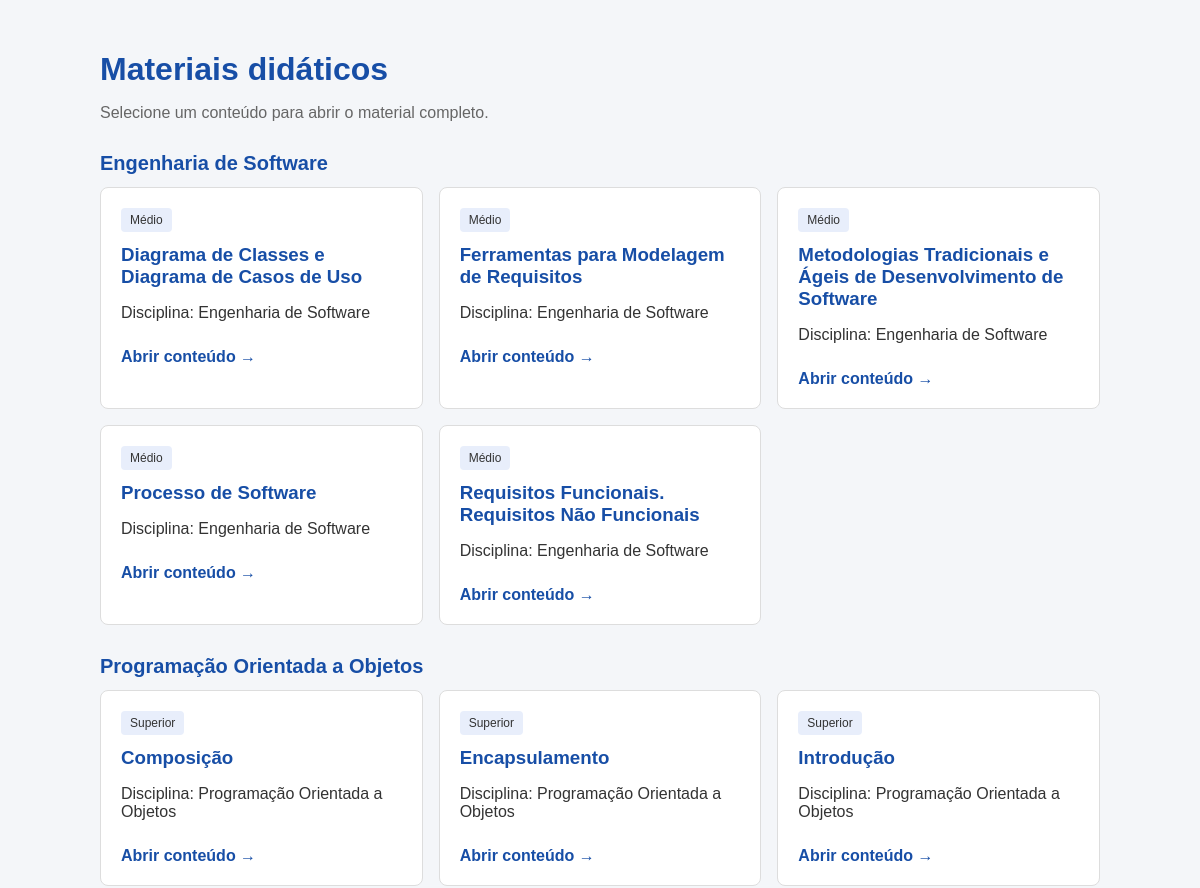
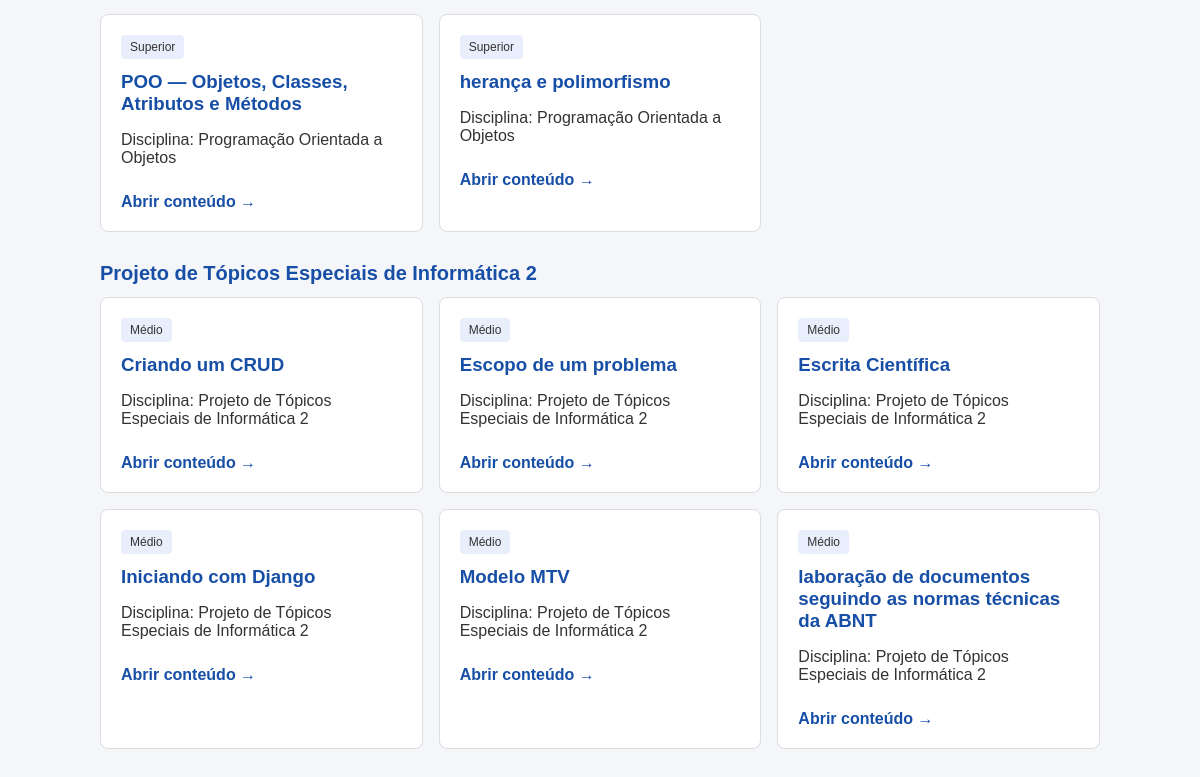
The page /conteudos/ on the database as committed earlier (2 pictures, top to bottom).
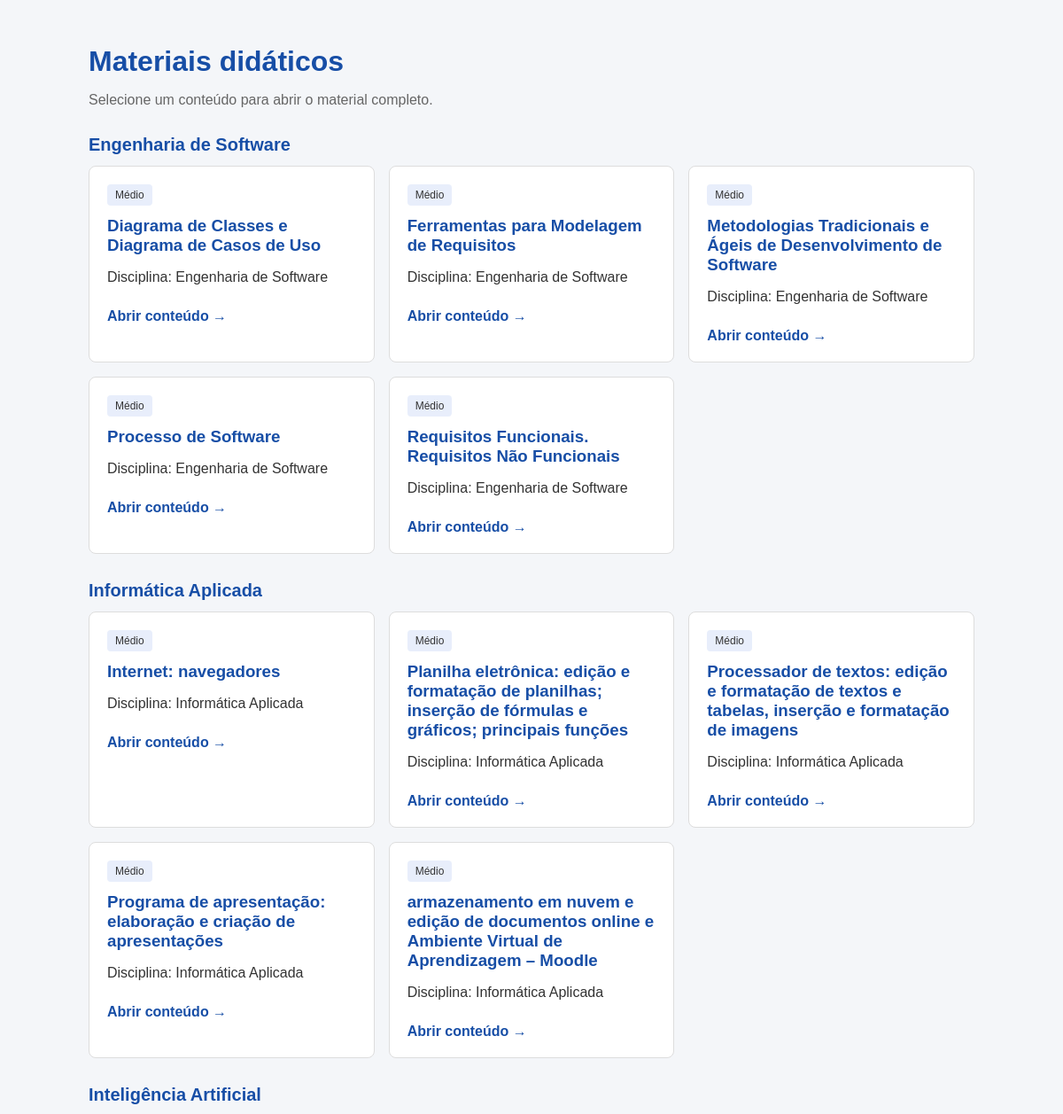
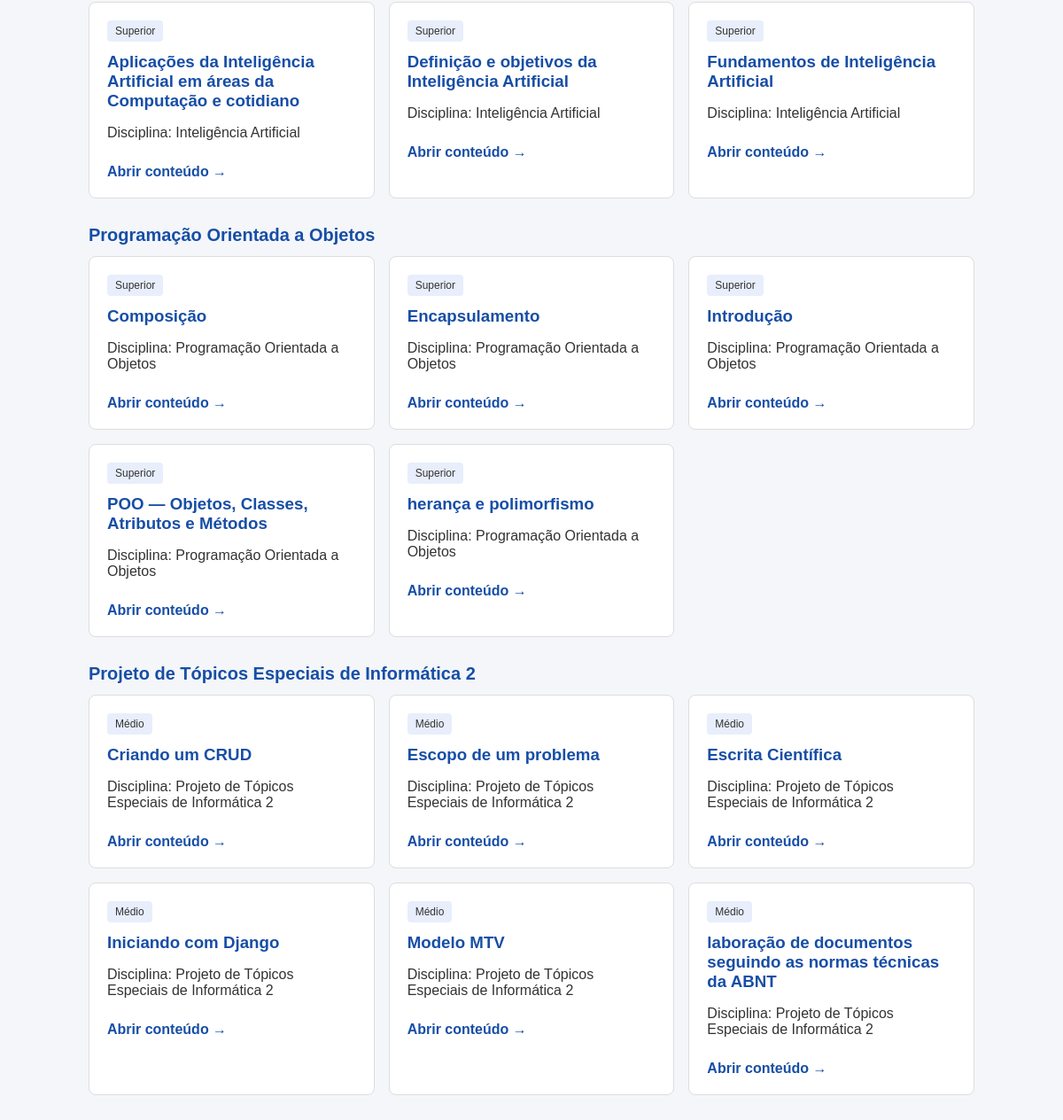
The same page on the database as committed later (2 pictures, top to bottom).
### disciplines/models.py (models this page shows, shortened)
class Disciplina(models.Model):
    nome = models.CharField(max_length=500)
    nivel = models.ForeignKey(Nivel, on_delete=models.CASCADE)

class Conteudo(models.Model):
    titulo        = models.CharField(max_length=500, default="Novo Conteúdo")
    descricao = models.TextField(max_length=5000000000000)
    disciplina = models.ForeignKey(Disciplina, on_delete=models.CASCADE)

class Nivel(models.Model):
    nome = models.CharField(max_length=100, choices=TIPO_NIVEL.items())

### disciplines/views.py (the view)
# urls.py: path("conteudos/",views.listar_conteudos,name="listar_conteudos"),
def listar_conteudos(request):
    conteudos = Conteudo.objects.select_related(
        "disciplina",
        "disciplina__nivel"
    ).order_by(
        "disciplina__nome",
        "titulo"
    )
    return render(
        request,
        "disciplines/listar_conteudos.html",
        {
            "conteudos": conteudos
        }
    )

### disciplines/templates/disciplines/listar_conteudos.html (shortened to what this page needs)
<!DOCTYPE html>
<html lang="pt-BR">
<head>
</head>
<body>
    <main class="container">
        <h1>Materiais didáticos</h1>
        <p class="subtitulo">
            Selecione um conteúdo para abrir o material completo.
        </p>
        {% regroup conteudos by disciplina as grupos %}
        {% for grupo in grupos %}
            <h2 class="disciplina">
                {{ grupo.grouper.nome }}
            </h2>
            <div class="lista-conteudos">
                {% for conteudo in grupo.list %}
                    <a
                        class="card"
                        href="{% url 'disciplines:visualizar_conteudo' conteudo.id %}"
                    >
                        <span class="nivel">
                            {{ conteudo.disciplina.nivel.get_nome_display }}
                        </span>
                        <h3>
                            {{ conteudo.titulo }}
                        </h3>
                        <p>
                            Disciplina:
                            {{ conteudo.disciplina.nome }}
                        </p>
                        <span class="abrir">
                            Abrir conteúdo →
                        </span>
                    </a>
                {% endfor %}
            </div>
        {% empty %}
            <div class="vazio">
                <p>Nenhum conteúdo foi cadastrado.</p>
            </div>
        {% endfor %}
    </main>
</body>
</html>

Rows that differ between the two databases and show on the page:
added Disciplina: grouper.nome "Informática Aplicada"
added Conteudo: disciplina.nivel.nome "Médio", titulo "Internet: navegadores", disciplina.nome "Informática Aplicada"
added Conteudo: disciplina.nivel.nome "Médio", titulo "Planilha eletrônica: edição e formatação de planilhas; inserção de fórmulas e gráficos; principais funções", disciplina.nome "Informática Aplicada"
added Conteudo: disciplina.nivel.nome "Médio", titulo "Processador de textos: edição e formatação de textos e tabelas, inserção e formatação de imagens", disciplina.nome "Informática Aplicada"
added Conteudo: disciplina.nivel.nome "Médio", titulo "Programa de apresentação: elaboração e criação de apresentações", disciplina.nome "Informática Aplicada"
added Conteudo: disciplina.nivel.nome "Médio", titulo "armazenamento em nuvem e edição de documentos online e Ambiente Virtual de Aprendizagem – Moodle", disciplina.nome "Informática Aplicada"
added Disciplina: grouper.nome "Inteligência Artificial"
added Conteudo: disciplina.nivel.nome "Superior", titulo "Aplicações da Inteligência Artificial em áreas da Computação e cotidiano", disciplina.nome "Inteligência Artificial"
added Conteudo: disciplina.nivel.nome "Superior", titulo "Definição e objetivos da Inteligência Artificial", disciplina.nome "Inteligência Artificial"
added Conteudo: disciplina.nivel.nome "Superior", titulo "Fundamentos de Inteligência Artificial", disciplina.nome "Inteligência Artificial"
